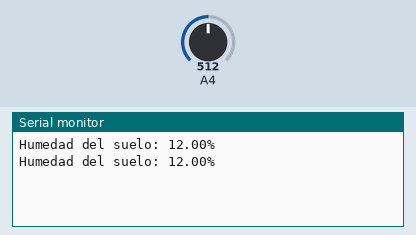
This program was run on a simulated Arduino Uno, built with avr-gcc and run on an emulated ATmega328P. On the bench: the last lines printed to the serial monitor. The test bench sets the inputs (shaded band); at power-on: A4 = 512.

Above: at 1.8 s.
1.9 s: A4 set to 716
At 2.8 s:
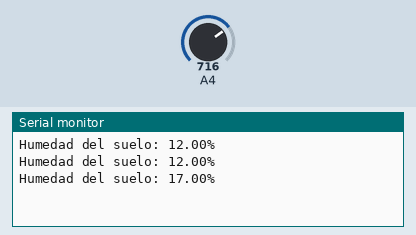
3.4 s: A4 set to 900
At 4.7 s:
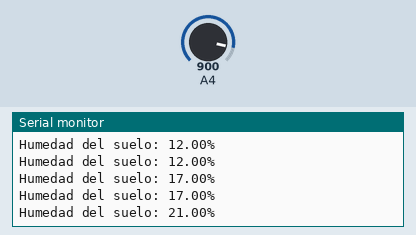
Timing chart, 0 to 6.4 s (numbered marks = the images above; inputs shaded):
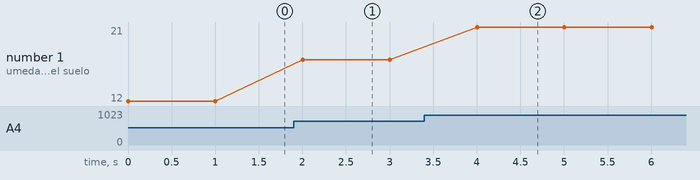

The program:

main.cpp
```cpp
#include <Arduino.h>
#include "sensor_humedad.h"   // Incluir la cabecera del sensor de humedad del suelo

// Crear una instancia del sensor de humedad en el pin GPIO 34 (pin analógico)
SensorHumedad sensorSuelo(34);

void setup() {
  Serial.begin(115200);  // Inicializamos la comunicación serie
  sensorSuelo.begin();   // Inicializamos el sensor
}

void loop() {
  // Leer el porcentaje de humedad del suelo
  float humedad = sensorSuelo.leerHumedad();

  // Mostrar el valor de humedad en el monitor serie
  Serial.print("Humedad del suelo: ");
  Serial.print(humedad);
  Serial.println("%");

  // Esperar 1 segundo antes de la siguiente lectura
  delay(1000);
}
```

sensor_humedad.cpp
```cpp
#include "sensor_humedad.h"

// Constructor que inicializa el pin del sensor
SensorHumedad::SensorHumedad(int analogPin) {
  pin = analogPin;
}

// Método begin: no se requiere configuración especial, pero lo incluimos por consistencia
void SensorHumedad::begin() {
  // No se requiere configuración especial para pines analógicos
}

// Método para leer la humedad del suelo y convertirla en un porcentaje
float SensorHumedad::leerHumedad() {
  int valorLectura = analogRead(pin);  // Leer el valor analógico
  // Convertir el valor analógico a un porcentaje de humedad (0 - 100%)
  float porcentajeHumedad = map(valorLectura, 0, 4095, 0, 100);
  return porcentajeHumedad;
}
```

sensor_humedad.h
```cpp
#ifndef SENSOR_HUMEDAD_H
#define SENSOR_HUMEDAD_H

#include <Arduino.h>

class SensorHumedad {
  private:
    int pin;  // Pin analógico donde está conectado el sensor

  public:
    // Constructor que recibe el pin donde está conectado el sensor
    SensorHumedad(int analogPin);

    // Método de inicialización
    void begin();

    // Método para leer la humedad del suelo (retorna un valor en porcentaje)
    float leerHumedad();
};

#endif
```

Measured:
- after the input at 1.9 s, the serial monitor: prints a new line after 0.10 s (image 1)
- after the input at 3.4 s, the serial monitor: prints a new line after 0.60 s (image 2)
- plotted number 1: 12 → 17 after the input at 1.9 s, 17 → 21 after the input at 3.4 s
